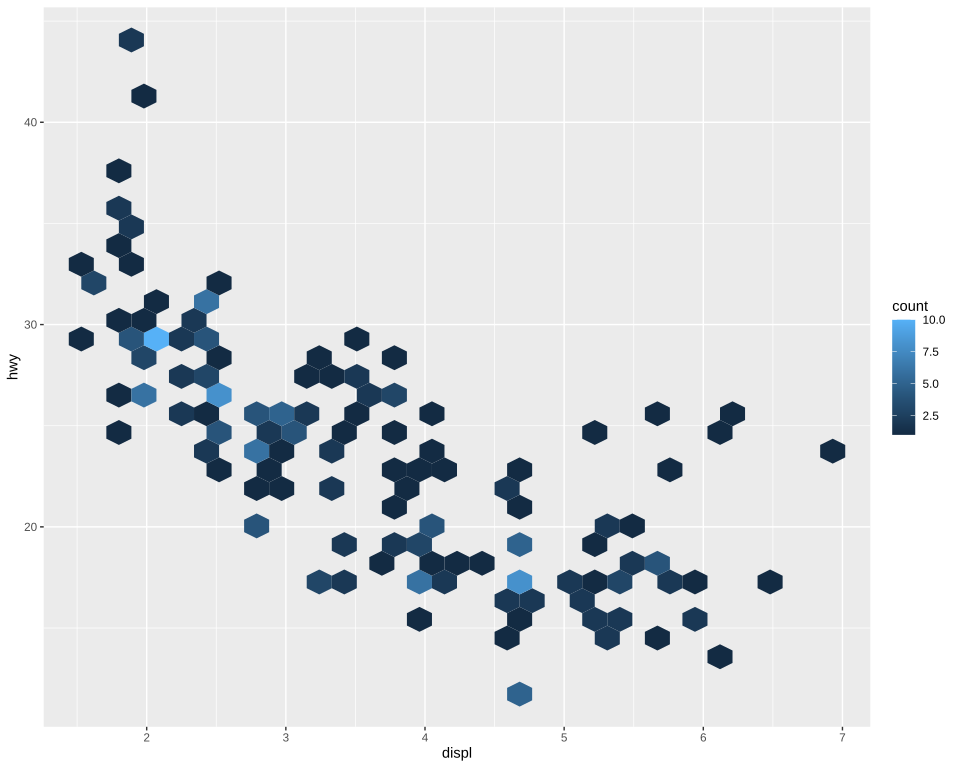

Write R code to recreate this figure.
# The plot test/golden/hex.svg draws, drawn by ggplot2 itself, as ggplot2's own visual
# tests draw their snapshots: the independent check on that golden whenever it changes. The suite
# never runs this; it needs R, ggplot2, vdiffr and hexbin, saved as the Docker image
# giggly-r:ggplot2-4.0.3-hexbin. From the repository's root:
#
#   docker run --rm -v "$PWD/test/golden":/golden:ro giggly-r:ggplot2-4.0.3-hexbin \
#     Rscript /golden/hex.R > hex.ggplot2.svg
#
# and compare the two drawings element by element, as test/golden/line_missing.R does.
#
# mpg's engine sizes against highway mileage in hexagons, 30 across each axis, each filled by its
# count through the default continuous fill scale, unbordered, its legend a colour bar.
# First checked with ggplot2 4.0.3, vdiffr 1.0.9 and hexbin 1.28.6: every element and clip path
# matches but the colour bar's fill, vdiffr's device drawing no gradient
# (test/golden/point_colourbar.R checks Giggly's gradient against svglite's), and the one departure
# is test/golden/point.R's, the x axis drawn before the y.

library(ggplot2)

plot <- ggplot(mpg, aes(displ, hwy)) + geom_hex() +
  guides(fill = guide_colourbar(display = "gradient")) + theme_gray()

file <- tempfile(fileext = ".svg")
vdiffr::write_svg(plot, file)
cat(readLines(file), sep = "\n")
